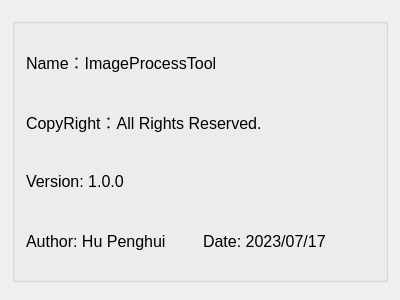
<?xml version="1.0" encoding="UTF-8"?>
<ui version="4.0">
 <class>AboutClass</class>
 <widget class="QWidget" name="AboutClass">
  <property name="windowModality">
   <enum>Qt::ApplicationModal</enum>
  </property>
  <property name="geometry">
   <rect>
    <x>0</x>
    <y>0</y>
    <width>400</width>
    <height>300</height>
   </rect>
  </property>
  <property name="sizePolicy">
   <sizepolicy hsizetype="Fixed" vsizetype="Fixed">
    <horstretch>0</horstretch>
    <verstretch>0</verstretch>
   </sizepolicy>
  </property>
  <property name="minimumSize">
   <size>
    <width>400</width>
    <height>300</height>
   </size>
  </property>
  <property name="maximumSize">
   <size>
    <width>400</width>
    <height>300</height>
   </size>
  </property>
  <property name="windowTitle">
   <string>关于</string>
  </property>
  <layout class="QGridLayout" name="gridLayout">
   <property name="leftMargin">
    <number>12</number>
   </property>
   <property name="topMargin">
    <number>18</number>
   </property>
   <property name="rightMargin">
    <number>12</number>
   </property>
   <property name="bottomMargin">
    <number>18</number>
   </property>
   <item row="0" column="0">
    <widget class="QGroupBox" name="groupBox">
     <property name="title">
      <string/>
     </property>
     <layout class="QGridLayout" name="gridLayout_2">
      <item row="0" column="0" colspan="2">
       <widget class="QLabel" name="Name">
        <property name="font">
         <font>
          <pointsize>12</pointsize>
         </font>
        </property>
        <property name="text">
         <string>Name：ImageProcessTool</string>
        </property>
       </widget>
      </item>
      <item row="1" column="0" colspan="2">
       <widget class="QLabel" name="CopyRight">
        <property name="font">
         <font>
          <pointsize>12</pointsize>
         </font>
        </property>
        <property name="text">
         <string>CopyRight：All Rights Reserved.</string>
        </property>
       </widget>
      </item>
      <item row="2" column="0">
       <widget class="QLabel" name="Version">
        <property name="font">
         <font>
          <pointsize>12</pointsize>
         </font>
        </property>
        <property name="text">
         <string>Version: 1.0.0</string>
        </property>
       </widget>
      </item>
      <item row="3" column="1">
       <widget class="QLabel" name="Date">
        <property name="font">
         <font>
          <pointsize>12</pointsize>
         </font>
        </property>
        <property name="text">
         <string>Date: 2023/07/17</string>
        </property>
       </widget>
      </item>
      <item row="3" column="0">
       <widget class="QLabel" name="Author">
        <property name="font">
         <font>
          <pointsize>12</pointsize>
         </font>
        </property>
        <property name="text">
         <string>Author: Hu Penghui</string>
        </property>
       </widget>
      </item>
     </layout>
    </widget>
   </item>
  </layout>
 </widget>
 <layoutdefault spacing="6" margin="11"/>
 <resources/>
 <connections/>
</ui>
